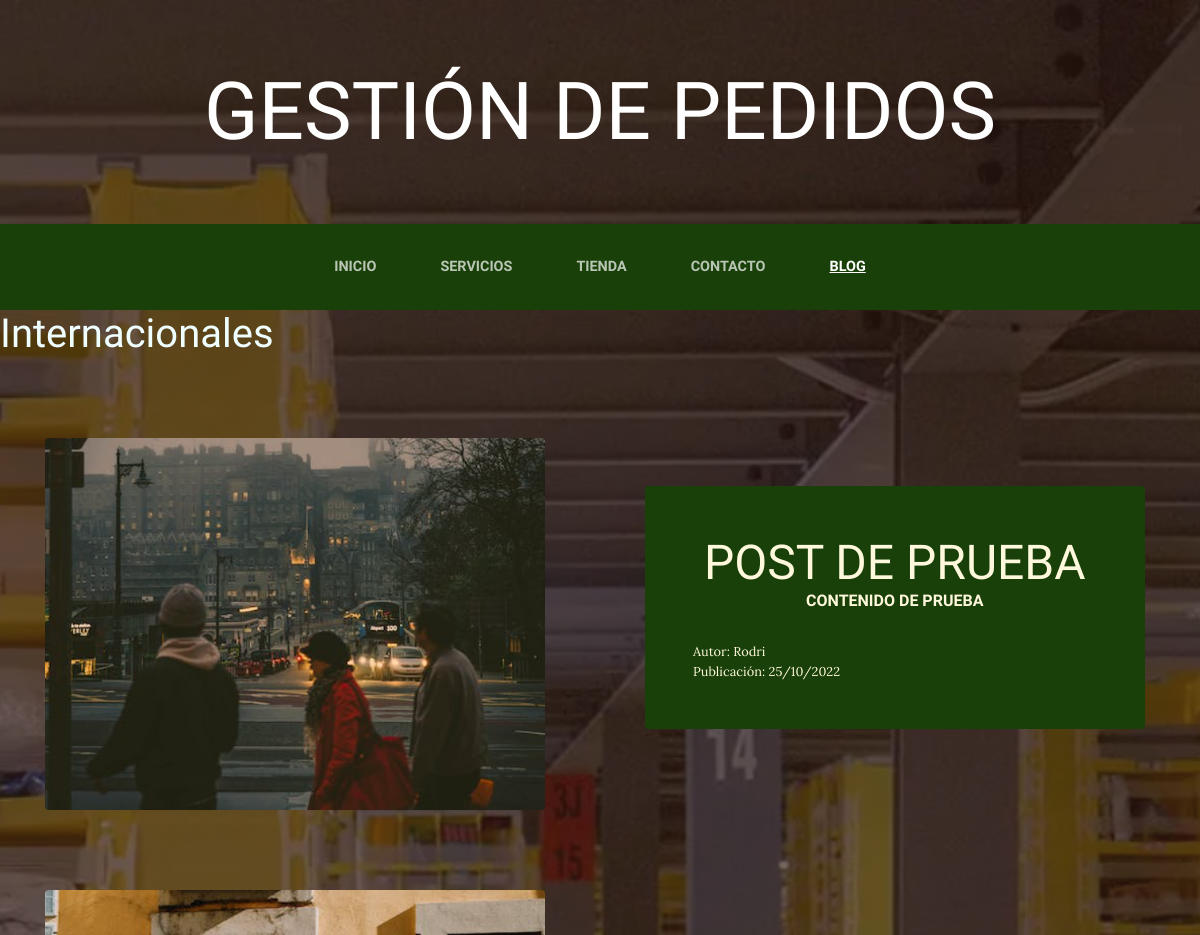
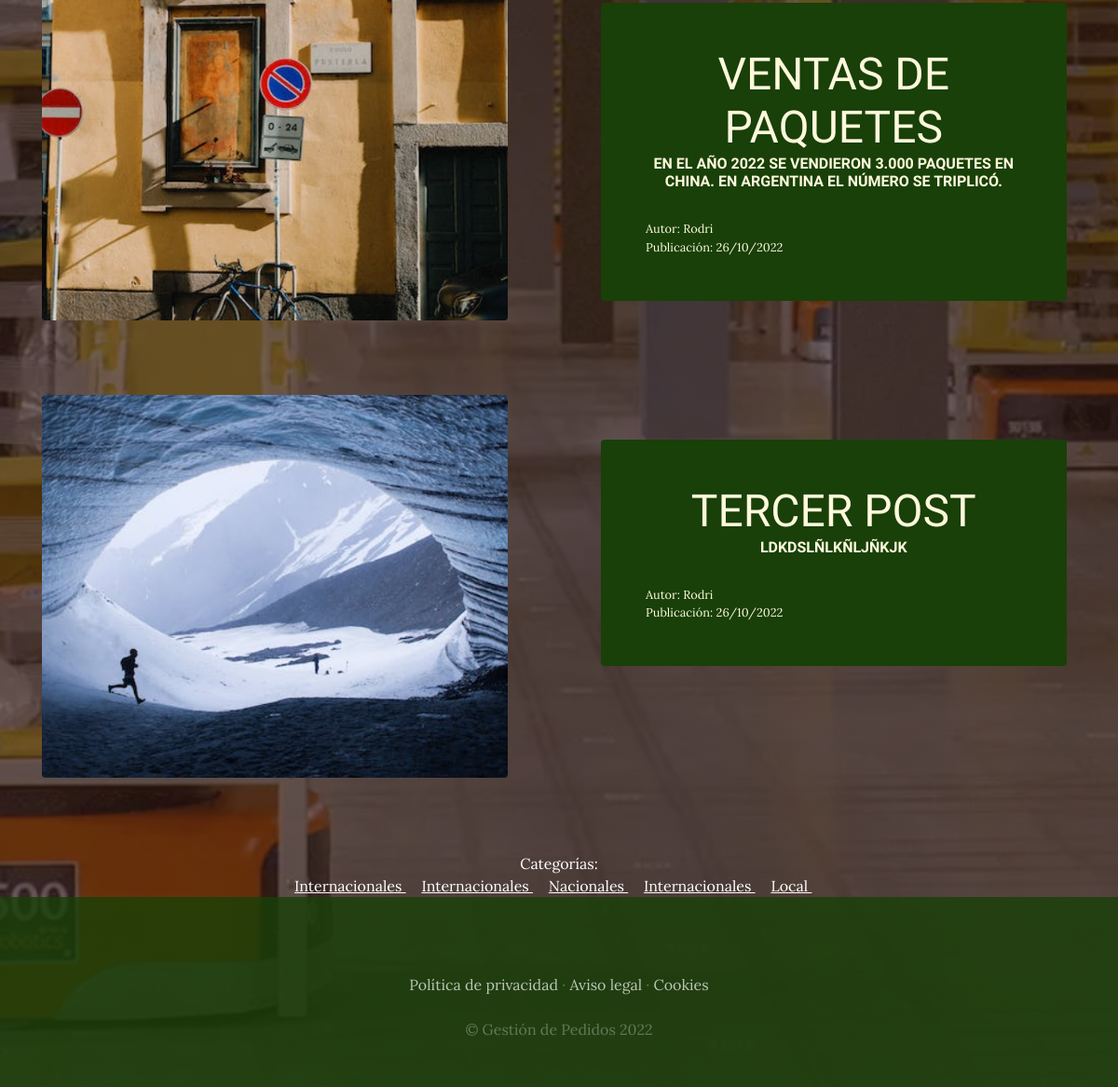
Page /blog/categoria/1 on the committed database (2 pictures, top to bottom).
### blog/models.py (models this page shows, shortened)
class Categoria(models.Model):
    nombre = models.CharField(max_length=50)
    created = models.DateTimeField(auto_now_add=True)
    updated = models.DateTimeField(auto_now_add=True)

class Post(models.Model):
    titulo = models.CharField(max_length=100)
    contenido = models.CharField(max_length=300)
    imagen = models.ImageField(upload_to='blog', null=True, blank=True)
    autor = models.ForeignKey(User, on_delete=models.CASCADE)
    categorias = models.ManyToManyField(Categoria)
    created = models.DateTimeField(auto_now_add=True)
    updated = models.DateTimeField(auto_now_add=True)
    class Meta:
        verbose_name='post'
        verbose_name_plural='posts'

### blog/views.py (the view)
# urls.py: path('categoria/<int:categoria_id>', views.categoria, name='categoria')
def categoria(request, categoria_id):
    categoria = Categoria.objects.get(id=categoria_id)
    posts = Post.objects.filter(categorias=categoria)
    return render(request, 'blog/categoria.html', {'categoria': categoria, 'posts': posts})

### blog/templates/blog/categoria.html
{% extends 'proyectoWebApp/base.html' %}
{% load static %}
{% block content %}
<h1 style="color:azure;">
  {{categoria.nombre}}
</h1>
  {% for post in posts%}
    <section class="page-section clearfix">
      <div class="container">
        <div class="intro">
          <img
            class="intro-img img-fluid mb-3 mb-lg-0 rounded"
            src="{{post.imagen.url}}"
            alt=""
            style="width: 45%"
          />
          <div class="intro-text left-0 text-center bg-faded p-5 rounded">
            <h2 class="section-heading mb-4">
              <span class="section-heading-lower">{{post.titulo}}</span>
              <span class="section-heading-upper">{{post.contenido}}</span>
            </h2>
            <div style="text-align: left; font-size: 0.8em;">
              <span>
                Autor: {{post.autor|capfirst}}
              </span>
            </div>
            <div style="text-align: left; font-size: 0.8em;">
              <span>
                Publicación: {{post.created|date:"SHORT_DATE_FORMAT"}}
              </span>
            </div>
          </div>
        </div>
      </div>
    </section>
  {% endfor %}
  <section>
    <div style="width: 75%; margin: auto; text-align: center; color: white;">
      Categorías:
      <br>
      {% for post in posts %}
        {% for categoria in post.categorias.all %}
          <a href="{% url 'categoria' categoria.id %}" class="linksCategorias">
            {{categoria.nombre}}
          </a> &nbsp;&nbsp;&nbsp;
        {% endfor %}
      {% endfor %}
    </div>
  </section>
{% endblock %}

### proyectoWebApp/static/proyectoWebApp/css/gestion.css (style rules this page uses)
body { font-family: 'Lora'; background: linear-gradient(rgba(47, 23, 15, 0.65), rgba(47, 23, 15, 0.65)), url("../img/bg_main.jpg"); background-attachment: fixed; background-position: center; background-size: cover; }
h1, h2, h3, h4, h5, h6 { font-family: 'Raleway'; }
.page-section { margin-top: 5rem; margin-bottom: 5rem; }
.section-heading { text-transform: uppercase; }
.section-heading .section-heading-upper { display: block; font-size: 1rem; font-weight: 800; padding-bottom:.5rem; }
.section-heading .section-heading-lower { display: block; font-size: 3rem; font-weight: 100; }
.bg-faded { background-color: rgba(255, 255, 255, 0.85); }
.intro { position: relative; }
@media (min-width: 992px) { .intro .intro-img { width: 75%; float: left; } }
@media (min-width: 992px) { .intro .intro-text { left: 600; width: 60%; margin-top: 3rem; background-color: rgba(24, 64, 8); color: cornsilk; position: absolute; } }
@media (min-width: 1200px) { .intro .intro-text { width: 45%; } }
.linksCategorias { color: white !important; text-decoration:underline; }

### rows in the picture
Categoria: nombre "Internacionales"
Post: imagen (picture), titulo "POST DE PRUEBA", contenido "CONTENIDO DE PRUEBA", autor "Rodri", created "25/10/2022"
Post: imagen (picture), titulo "VENTAS DE PAQUETES", contenido "EN EL AÑO 2022 SE VENDIERON 3.000 PAQUETES EN CHINA. EN ARGENTINA EL NÚMERO SE TRIPLICÓ.", autor "Rodri", created "26/10/2022"
Post: imagen (picture), titulo "TERCER POST", contenido "LDKDSLÑLKÑLJÑKJK", autor "Rodri", created "26/10/2022"
Categoria: nombre "Nacionales"
Categoria: nombre "Local"
